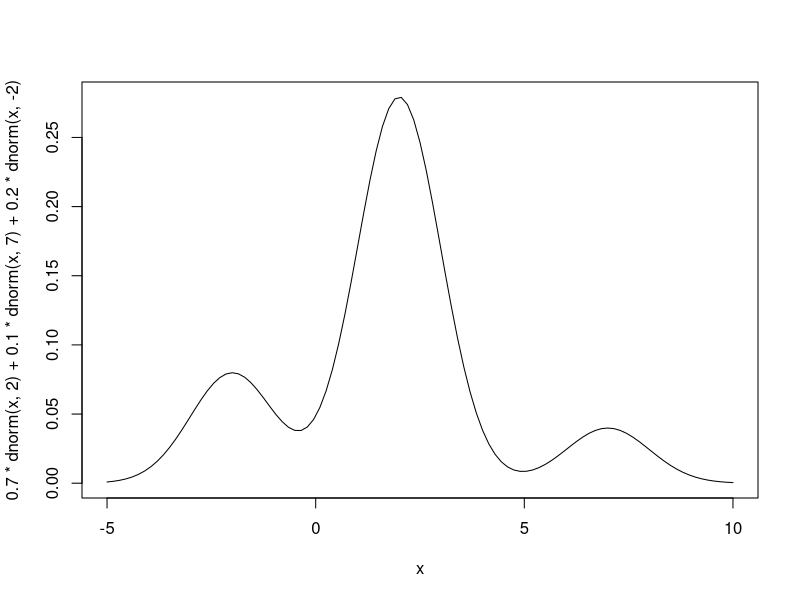
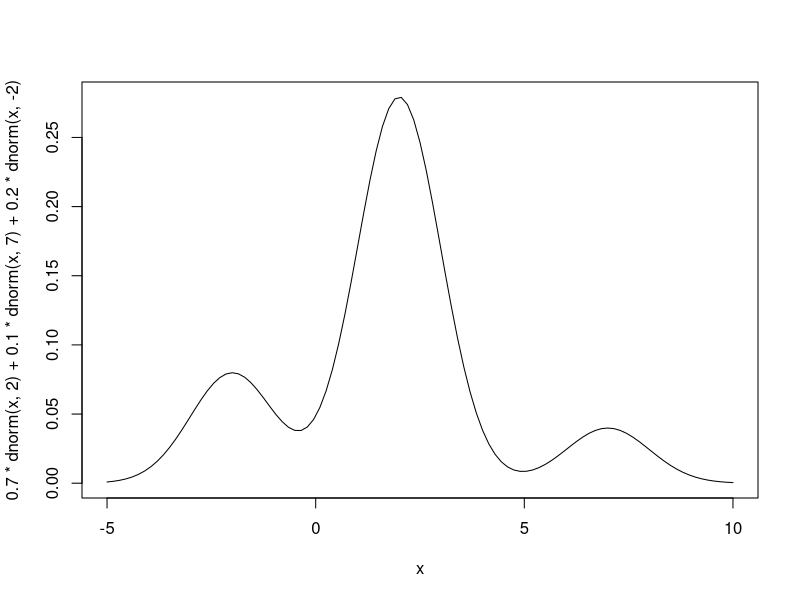
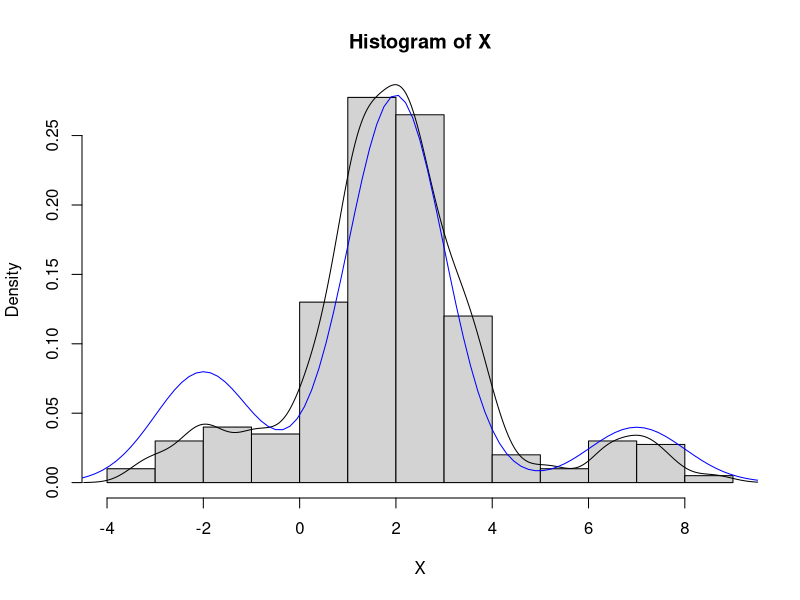
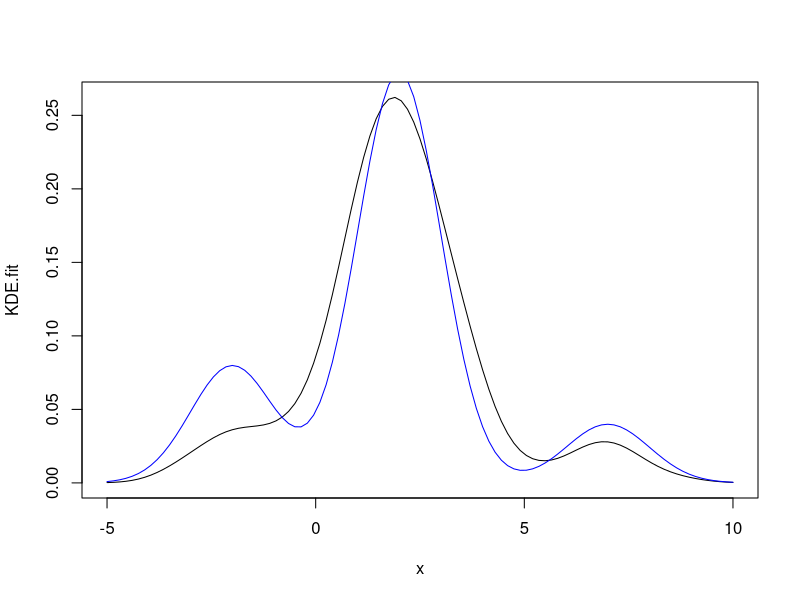

These charts were generated, in order, by the following R code:
set.seed(1234)
n = 400
X = c()
curve(.7*dnorm(x,2) + .1*dnorm(x,7) + .2*dnorm(x,-2),-5,10)

for(i in 1:n){
  U = runif(1)
  if(U <= .1){
    X = c(X, rnorm(1,7))
  } else if (U <= .2){
    X = c(X, rnorm(1,-2))
  } else{
    X = c(X, rnorm(1,2))
  }
}

original_density = curve(.7*dnorm(x,2) + .1*dnorm(x,7) + .2*dnorm(x,-2),-5,10)
hist(X,freq = F)
sample_ker = density(X)
lines(sample_ker)
lines(original_density,col="blue")

KDE = function(x,h) mean(dnorm(x-X,0,h))
h_opt = 1.06*sd(X)*length(X)^(-1/5)
KDE.fit <- Vectorize( function(x) KDE(x,h_opt) )

plot(KDE.fit,-5,10)
lines(original_density,col="blue")
